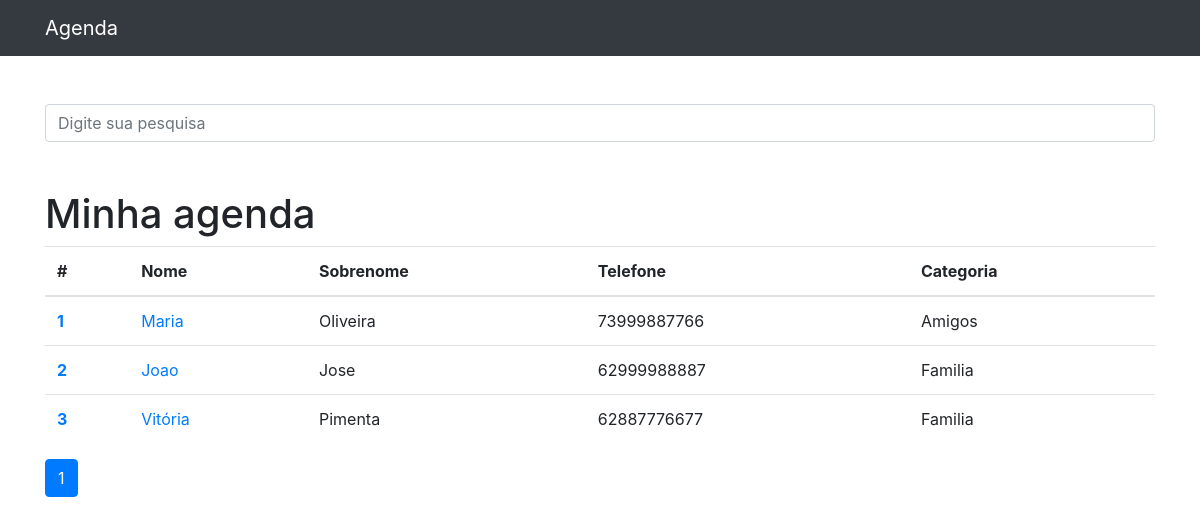
Before: /busca/ with the older database file.
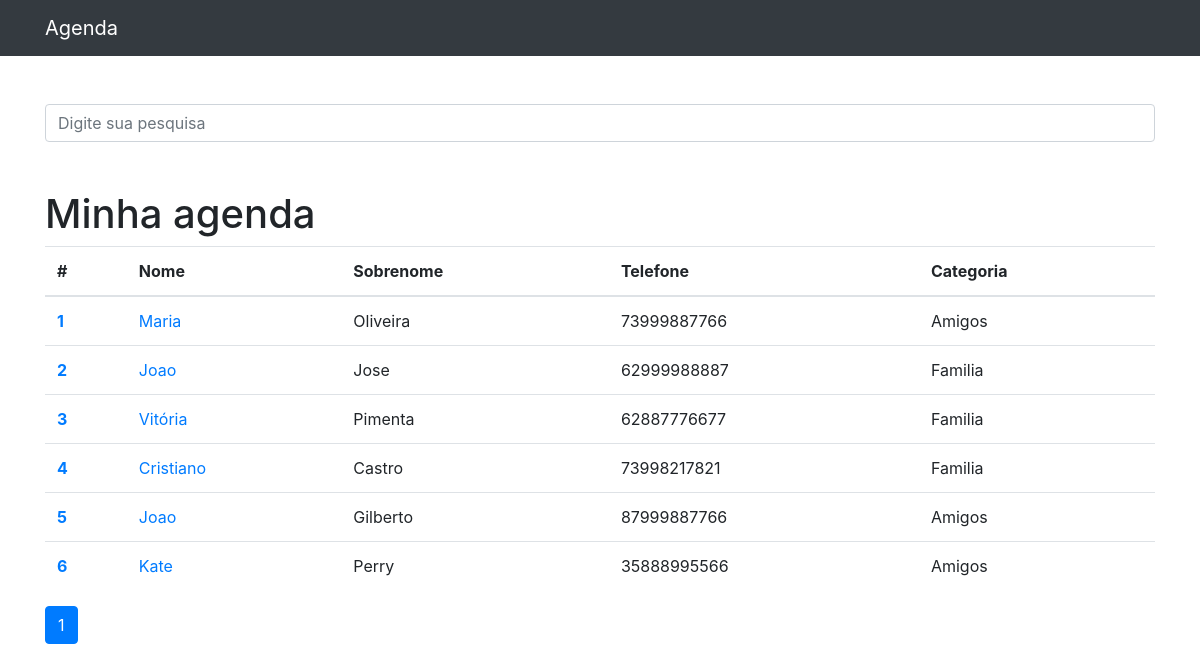
After: the same page with the newer database file.
### contatos/models.py (models this page shows, shortened)
class Contato(models.Model):
    nome = models.CharField(max_length=255)
    sobrenome = models.CharField(max_length=255, blank=True)
    telefone = models.CharField(max_length=255)
    email = models.CharField(max_length=255, blank=True)
    data_criacao = models.DateTimeField(default=timezone.now)
    descricao = models.TextField(blank=True)
    categoria = models.ForeignKey(Categoria, on_delete=models.DO_NOTHING)
    mostrar = models.BooleanField(default=True)

class Categoria(models.Model):
    nome = models.CharField(max_length=255)
    def __str__(self):
        return self.nome

### contatos/views.py (the view)
# urls.py: path('busca/', views.busca, name='busca'),
def busca(request):
    termo = request.GET.get('termo')
    campos = Concat('nome', Value(' '), 'sobrenome')
    contatos_lista = Contato.objects.annotate(
    )
    paginator = Paginator(contatos_lista, 10)  # Show 10 contacts per page
    page = request.GET.get('p')
    contatos_lista = paginator.get_page(page)
    return render(request, 'contatos/busca.html', {
        'contatos': contatos_lista
    })

### contatos/templates/contatos/busca.html
{% extends 'contatos/index.html' %}

### contatos/templates/contatos/index.html
{% extends 'base.html' %}
{% block conteudo %}
  <h1 class="mt-5">Minha agenda</h1>
  <table class="table">
    <thead>
      <tr>
        <th>#</th>
        <th>Nome</th>
        <th>Sobrenome</th>
        <th>Telefone</th>
        <th>Categoria</th>
      </tr>
    </thead>
    <tbody>
      {% for contato in contatos %}
          <tr>
            <th>
              <a href="{% url 'single_contato' contato.id %}">{{ contato.id }}</a>
            </th>
            <td>
              <a href="{% url 'single_contato' contato.id %}">{{ contato.nome }}</a>
            </td>
            <td>{{ contato.sobrenome }}</td>
            <td>{{ contato.telefone }}</td>
            <td>{{ contato.categoria }}</td>
          </tr>
      {% endfor %}
    </tbody>
  </table>
    <nav aria-label="Page navigation example">
      <ul class="pagination">
          {% for pagina in contatos.paginator.page_range %}
            {% if contatos.number == pagina %}
                <li class="page-item active"><a class="page-link" href="?p={{pagina}}">{{pagina}}</a></li>
            {% else %}
                <li class="page-item"><a class="page-link" href="?p={{pagina}}">{{pagina}}</a></li>
            {% endif%}
          {% endfor %}
      </ul>
    </nav>
{% endblock %}

Changed rows visible on the page:
added Contato: id "4", nome "Cristiano", sobrenome "Castro", telefone "73998217821", categoria "Familia"
added Contato: id "5", nome "Joao", sobrenome "Gilberto", telefone "87999887766", categoria "Amigos"
added Contato: id "6", nome "Kate", sobrenome "Perry", telefone "35888995566", categoria "Amigos"
